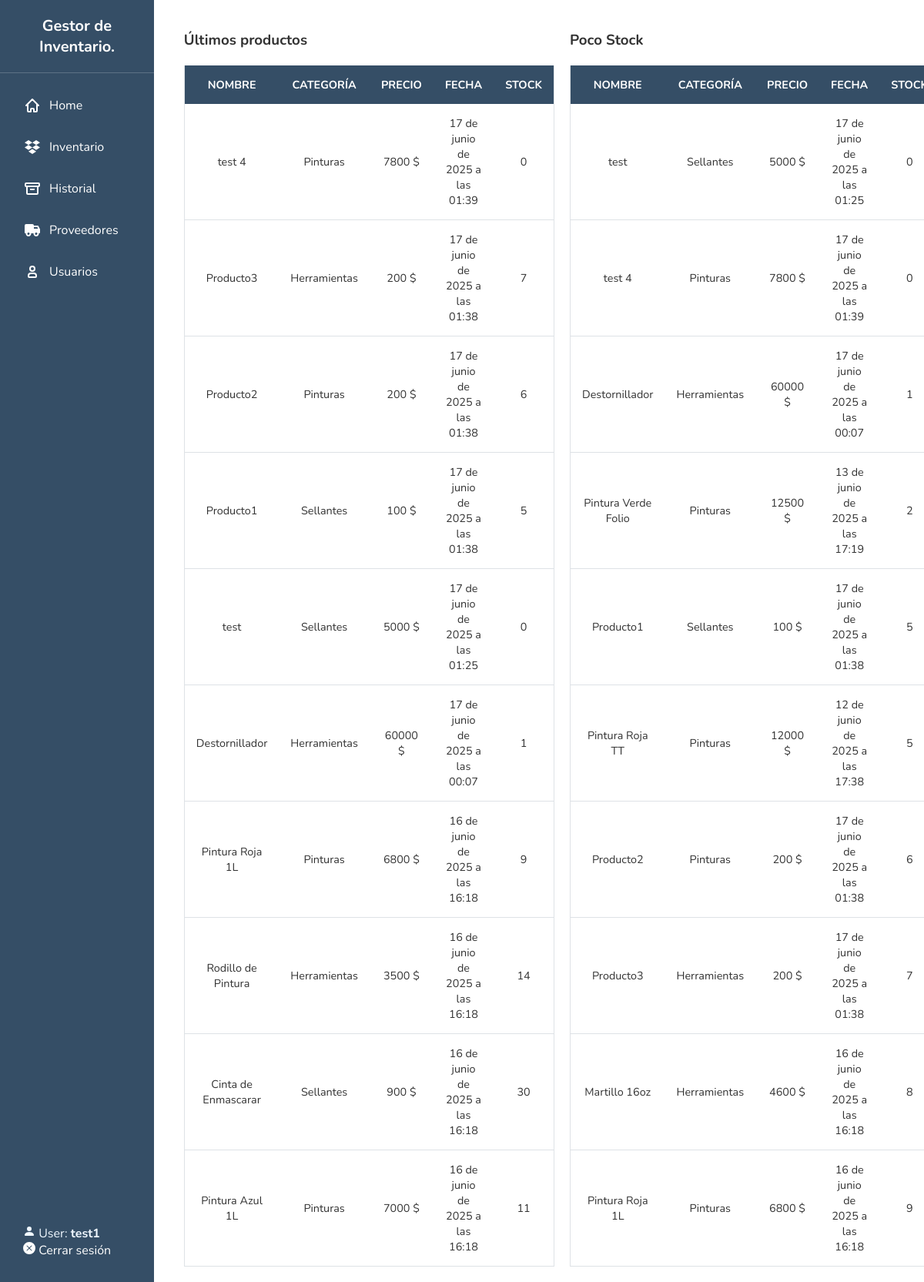
Page /index (signed in) on the committed database.
### inventory/models.py (models this page shows, shortened)
class Producto(models.Model):
    name = models.CharField(max_length=200, default='Sin nombre')
    type = models.CharField(max_length=200, blank=False)
    price = models.IntegerField()
    stock = models.IntegerField(default=0)
    codigo_barras = models.CharField(max_length=50, null=True, blank=True)
    choices = (
        ('AVAILABLE', 'Item ready to be purchased'),
        ('SOLD', 'Item already purchased'),
        ('RESTOCKING', 'Item restocking in a few days')
    )
    status = models.CharField(max_length=10, choices=choices, default='SOLD')
    issues = models.CharField(max_length=50, default="No Issues")
    date_added = models.DateTimeField(default=now, editable=False)
    class Meta:
        abstract = True

class Pinturas(Producto):
    pass

class Herramientas(Producto):
    pass

class Sellantes(Producto):
    pass

### inventory/views.py (the view)
# urls.py: re_path(r'index$', index, name='index'),
@login_required
def index(request):
    try:
        sellantes = Sellantes.objects.all()
    except OperationalError:
        sellantes = []
    try:
        herramientas = Herramientas.objects.all()
    except OperationalError:
        herramientas = []
    try:
        pinturas = Pinturas.objects.all()
    except OperationalError:
        pinturas = []
    all_items = [
        {"item": sellante, "category": "Sellantes"} for sellante in sellantes
    ] + [
        {"item": herramienta, "category": "Herramientas"} for herramienta in herramientas
    ] + [
        {"item": pintura, "category": "Pinturas"} for pintura in pinturas
    ]
    latest_items = sorted(
        all_items,
        key=lambda x: getattr(x["item"], "date_added", None) or 0,
        reverse=True
    )[:10]
    least_stock_items = sorted(
        all_items,
        key=lambda x: getattr(x["item"], "stock", None) if getattr(x["item"], "stock", None) is not None else float('inf')
    )[:10]
    context = {
        'latest_items': latest_items,
        'least_stock_items': least_stock_items,
    }
    return render(request, 'inv/index.html', context)

### inventory/templates/inv/index.html (shortened to what this page needs)
{% extends 'inv/base.html' %}
{% block body %}
<div class="table-container">
  <div class="table-wrapper">
    <h3>Últimos productos</h3>
    <table class="table table-hover">
      <thead>
        <tr>
          <th>Nombre</th>
          <th>Categoría</th>
          <th>Precio</th>
          <th>Fecha</th>
          <th>Stock</th>
        </tr>
      </thead>
      <tbody>
        {% for entry in latest_items %}
        <tr>
          <td>{{ entry.item.name }}</td>
          <td>{{ entry.category }}</td>
          <td>{{ entry.item.price }} $</td>
          <td>{{ entry.item.date_added }}</td>
          <td>{{ entry.item.stock }}</td>
        </tr>
        {% empty %}
        <tr>
          <td colspan="5" class="text-center">No hay productos en el inventario.</td>
        </tr>
        {% endfor %}
      </tbody>
    </table>
  </div>
  <div class="table-wrapper">
    <h3>Poco Stock</h3>
    <table class="table table-hover">
      <thead>
        <tr>
          <th>Nombre</th>
          <th>Categoría</th>
          <th>Precio</th>
          <th>Fecha</th>
          <th>Stock</th>
        </tr>
      </thead>
      <tbody>
        {% for entry in least_stock_items %}
        <tr>
          <td>{{ entry.item.name }}</td>
          <td>{{ entry.category }}</td>
          <td>{{ entry.item.price }} $</td>
          <td>{{ entry.item.date_added }}</td>
          <td>{{ entry.item.stock }}</td>
        </tr>
        {% empty %}
        <tr>
          <td colspan="5" class="text-center">No hay productos en el inventario.</td>
        </tr>
        {% endfor %}
      </tbody>
    </table>
  </div>
</div>
{% endblock %}

### inventory/templates/inv/base.html (shortened to what this page needs)
<!DOCTYPE html>
<html>
  {% load static %}
  {% block styles %}
    <link rel="stylesheet" type="text/css" href="{% static '/css/bootstrap.min.css' %}">
    <link rel="stylesheet" type="text/css" href="{% static '/css/style.css' %}">
  {% endblock %}
<body>
  <div class="sidebar">
    <div class="sidebar-logo">
      Gestor de Inventario.
    </div>
    <div class="sidebar-logoless">
    <div class="sidebar-nav">
      <a href="{% url 'index' %}">
        Home
      </a>
      <a href="{% url 'inventario' %}">
        Inventario
      </a>
      <a href="{% url 'historial' %}">
        Historial
      </a>
      <a href="{% url 'suppliers_list' %}">
        Proveedores
      <a href="{% url 'users' %}">
        <svg class="w-6 h-6" aria-hidden="true" xmlns="http://www.w3.org/2000/svg" width="24" height="24" fill="none" viewBox="0 0 24 24">
          <path stroke="currentColor" stroke-width="2" d="M7 17v1a1 1 0 0 0 1 1h8a1 1 0 0 0 1-1v-1a3 3 0 0 0-3-3h-4a3 3 0 0 0-3 3Zm8-9a3 3 0 1 1-6 0 3 3 0 0 1 6 0Z"/>
        </svg>
        Usuarios
      </a>
      </div>
    </div>
<div class="sidebar-footer">
  {% if user.is_authenticated %}
    <span class="user-info">
      <svg xmlns="http://www.w3.org/2000/svg" width="16" height="16" fill="currentColor" class="bi bi-person-fill" viewBox="0 0 16 16">
        <path d="M3 14s-1 0-1-1 1-4 6-4 6 3 6 4-1 1-1 1zm5-6a3 3 0 1 0 0-6 3 3 0 0 0 0 6"/>
      </svg>
      User: <strong>{{ user.username }}</strong>
    </span>
    <br>
    <a href="{% url 'logout_custom' %}" class="logout-link" style="text-decoration: none; color: white;">
  Cerrar sesión
</a>
  {% endif %}
</div>
  </div>
  <div class="container" style="margin-left: 260px;">
    {% block body %}
    {% endblock %}
  </div>
</body>
</html>

### inventory/templates/inv/base.html (style rules this page uses)
.sidebar-footer { position: absolute; bottom: 0; width: 100%; padding: 15%; color: aliceblue; }

### rows in the picture
Pinturas: item.name "test 4", category "Pinturas", item.price "7800", item.date_added "17 de junio de 2025 a las 01:39", item.stock "0"
Herramientas: item.name "Producto3", category "Herramientas", item.price "200", item.date_added "17 de junio de 2025 a las 01:38", item.stock "7"
Pinturas: item.name "Producto2", category "Pinturas", item.price "200", item.date_added "17 de junio de 2025 a las 01:38", item.stock "6"
Sellantes: item.name "Producto1", category "Sellantes", item.price "100", item.date_added "17 de junio de 2025 a las 01:38", item.stock "5"
Sellantes: item.name "test", category "Sellantes", item.price "5000", item.date_added "17 de junio de 2025 a las 01:25", item.stock "0"
Herramientas: item.name "Destornillador", category "Herramientas", item.price "60000", item.date_added "17 de junio de 2025 a las 00:07", item.stock "1"
Pinturas: item.name "Pintura Roja 1L", category "Pinturas", item.price "6800", item.date_added "16 de junio de 2025 a las 16:18", item.stock "9"
Herramientas: item.name "Rodillo de Pintura", category "Herramientas", item.price "3500", item.date_added "16 de junio de 2025 a las 16:18", item.stock "14"
Sellantes: item.name "Cinta de Enmascarar", category "Sellantes", item.price "900", item.date_added "16 de junio de 2025 a las 16:18", item.stock "30"
Pinturas: item.name "Pintura Azul 1L", category "Pinturas", item.price "7000", item.date_added "16 de junio de 2025 a las 16:18", item.stock "11"
Pinturas: item.name "Pintura Verde Folio", category "Pinturas", item.price "12500", item.date_added "13 de junio de 2025 a las 17:19", item.stock "2"
Pinturas: item.name "Pintura Roja TT", category "Pinturas", item.price "12000", item.date_added "12 de junio de 2025 a las 17:38", item.stock "5"
Herramientas: item.name "Martillo 16oz", category "Herramientas", item.price "4600", item.date_added "16 de junio de 2025 a las 16:18", item.stock "8"

### other values in the picture
{{ user.username }} "test1"
